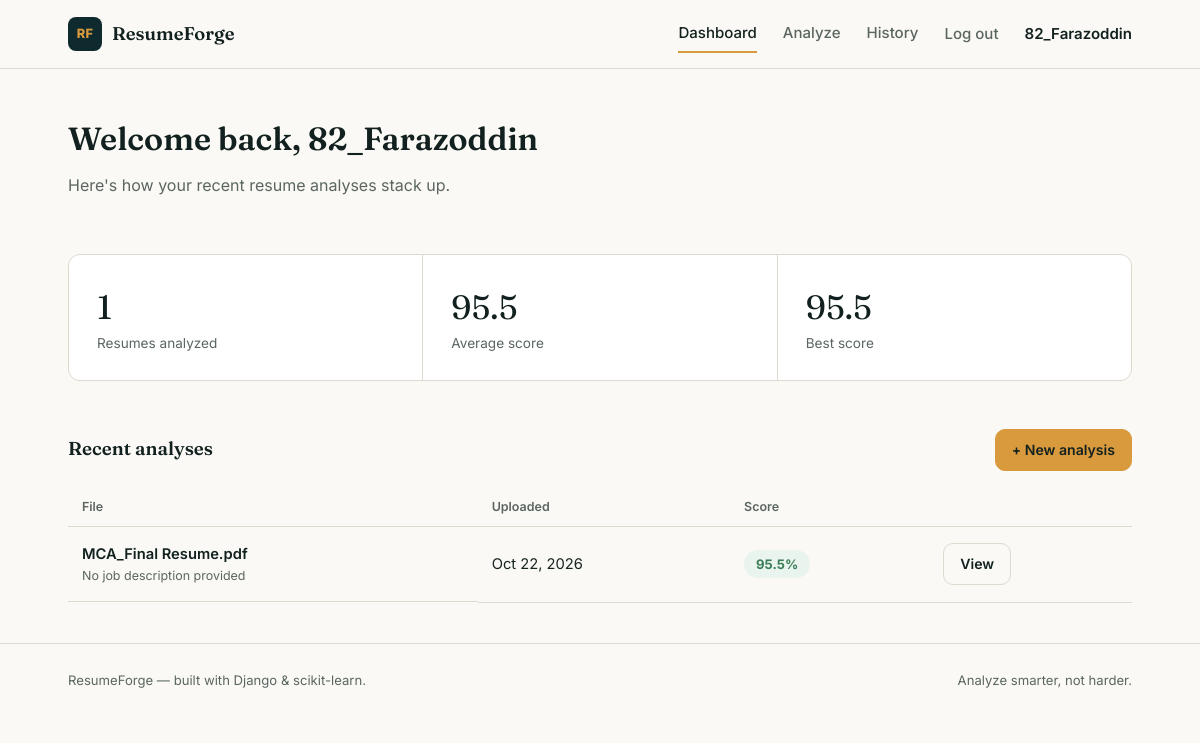
The page /dashboard/ (signed in) on the database its author committed.
### analyzer/models.py (models this page shows, shortened)
class Resume(models.Model):
    user = models.ForeignKey(User, on_delete=models.CASCADE, related_name='resumes')
    file = models.FileField(
        upload_to=resume_upload_path,
        validators=[FileExtensionValidator(allowed_extensions=['pdf', 'docx', 'txt'])],
    )
    original_filename = models.CharField(max_length=255, blank=True)
    job_description = models.TextField(blank=True)
    parsed_text = models.TextField(blank=True)
    overall_score = models.FloatField(default=0)
    keyword_score = models.FloatField(default=0)
    section_score = models.FloatField(default=0)
    contact_score = models.FloatField(default=0)
    readability_score = models.FloatField(default=0)
    sections = models.JSONField(default=dict, blank=True)
    skills_found = models.JSONField(default=list, blank=True)
    matched_skills = models.JSONField(default=list, blank=True)
    missing_skills = models.JSONField(default=list, blank=True)
    suggestions = models.JSONField(default=list, blank=True)
    word_count = models.IntegerField(default=0)
    uploaded_at = models.DateTimeField(auto_now_add=True)
    class Meta:
        ordering = ['-uploaded_at']

### core/views.py (the view)
# urls.py: path('dashboard/', views.dashboard, name='dashboard'),
@login_required
def dashboard(request):
    resumes = Resume.objects.filter(user=request.user).order_by('-uploaded_at')
    stats = {
        'total': resumes.count(),
        'avg_score': round(sum(r.overall_score for r in resumes) / resumes.count(), 1) if resumes else 0,
        'best_score': max((r.overall_score for r in resumes), default=0),
    }
    return render(request, 'core/dashboard.html', {'resumes': resumes[:8], 'stats': stats})

### core/templates/core/dashboard.html (shortened to what this page needs)
{% extends "base.html" %}
{% block content %}
<div class="wrap">
  <div class="page-head">
    <h1>Welcome back, {{ user.first_name|default:user.username }}</h1>
    <p>Here's how your recent resume analyses stack up.</p>
  </div>
  <div class="stat-row">
    <div class="stat"><div class="stat-num">{{ stats.total }}</div><div class="stat-lbl">Resumes analyzed</div></div>
    <div class="stat"><div class="stat-num">{{ stats.avg_score }}</div><div class="stat-lbl">Average score</div></div>
    <div class="stat"><div class="stat-num">{{ stats.best_score }}</div><div class="stat-lbl">Best score</div></div>
  </div>
  <div style="display:flex;justify-content:space-between;align-items:center;margin-bottom:16px;">
    <h3 style="margin:0;">Recent analyses</h3>
    <a href="{% url 'upload_resume' %}" class="btn btn-gold btn-small">+ New analysis</a>
  </div>
  {% if resumes %}
  <table class="list-table">
    <thead>
      <tr><th>File</th><th>Uploaded</th><th>Score</th><th></th></tr>
    </thead>
    <tbody>
      {% for r in resumes %}
      <tr>
        <td class="file-cell">
          <strong>{{ r.original_filename|default:r.file.name }}</strong>
          <span>{{ r.job_description|default:"No job description provided"|truncatechars:50 }}</span>
        </td>
        <td>{{ r.uploaded_at|date:"M j, Y" }}</td>
        <td>
          <span class="score-pill {% if r.overall_score >= 70 %}score-hi{% elif r.overall_score >= 45 %}score-mid{% else %}score-lo{% endif %}">
            {{ r.overall_score }}%
          </span>
        </td>
        <td><a href="{% url 'result' r.pk %}" class="btn btn-outline btn-small">View</a></td>
      </tr>
      {% endfor %}
    </tbody>
  </table>
  {% else %}
  <div class="empty-state">
    <h3>No analyses yet</h3>
    <p>Upload your first resume to get a detailed score breakdown.</p>
    <a href="{% url 'upload_resume' %}" class="btn btn-gold" style="margin-top:14px;">Analyze a resume</a>
  </div>
  {% endif %}
</div>
{% endblock %}

### core/templates/base.html (shortened to what this page needs)
{% load static %}
<!DOCTYPE html>
<html lang="en">
<head>
<link rel="stylesheet" href="{% static 'core/css/style.css' %}">
</head>
<body>
<header class="site-header">
  <div class="wrap header-inner">
    <a href="{% url 'landing' %}" class="brand">
      <span class="brand-mark">RF</span><span class="brand-name">ResumeForge</span>
    </a>
    <nav class="main-nav">
      {% if user.is_authenticated %}
        <a href="{% url 'dashboard' %}" {% if request.resolver_match.url_name == 'dashboard' %}class="active"{% endif %}>Dashboard</a>
        <a href="{% url 'upload_resume' %}" {% if request.resolver_match.url_name == 'upload_resume' %}class="active"{% endif %}>Analyze</a>
        <a href="{% url 'history' %}" {% if request.resolver_match.url_name == 'history' %}class="active"{% endif %}>History</a>
        <form action="{% url 'logout' %}" method="post" class="inline-form">
          <button type="submit" class="link-btn">Log out</button>
        </form>
        <span class="nav-user">{{ user.first_name|default:user.username }}</span>
      {% else %}
        <a href="{% url 'login' %}">Log in</a>
        <a href="{% url 'signup' %}" class="btn btn-small">Sign up free</a>
      {% endif %}
    </nav>
  </div>
</header>
<main>
{% block content %}{% endblock %}
</main>
<footer class="site-footer">
  <div class="wrap footer-inner">
    <span>ResumeForge — built with Django &amp; scikit-learn.</span>
    <span>Analyze smarter, not harder.</span>
  </div>
</footer>
</body>
</html>

### core/static/core/css/style.css (style rules this page uses)
:root { --ink:#12211f; --teal-deep:#0f2a2e; --teal-mid:#173c3c; --paper:#faf9f5; --paper-dim:#f1efe8; --line:#dedad0; --text:#182420; --text-muted:#5b6660; --gold:#d99a3d; --gold-deep:#b97c22; --good:#3a7d57; --warn:#c25b3a; --radius:10px; --serif:"Fraunces", Georgia, serif; --sans:"Inter", -apple-system, BlinkMacSystemFont, "Segoe UI", sans-serif; }
* { box-sizing:border-box; }
html { scroll-behavior:smooth; }
body { margin:0; font-family:var(--sans); color:var(--text); background:var(--paper); line-height:1.55; -webkit-font-smoothing:antialiased; }
a { color:inherit;text-decoration:none; }
.wrap { max-width:1120px;margin:0 auto;padding:0 28px; }
h1,h2,h3,h4 { font-family:var(--serif);font-weight:600;line-height:1.12;margin:0 0 .4em;color:var(--ink); }
p { color:var(--text-muted); }
.site-header { border-bottom:1px solid var(--line);background:var(--paper);position:sticky;top:0;z-index:40; }
.header-inner { display:flex;align-items:center;justify-content:space-between;height:68px; }
.brand { display:flex;align-items:center;gap:10px;font-family:var(--serif);font-weight:600;font-size:1.15rem;color:var(--ink); }
.brand-mark { display:inline-flex;align-items:center;justify-content:center; width:34px;height:34px;border-radius:8px;background:var(--teal-deep);color:var(--gold); font-family:var(--sans);font-weight:800;font-size:.8rem;letter-spacing:.02em; }
.main-nav { display:flex;align-items:center;gap:26px;font-size:.94rem;font-weight:500; }
.main-nav a { color:var(--text-muted);padding:6px 0;border-bottom:2px solid transparent; }
.main-nav a:hover,.main-nav a.active { color:var(--ink);border-bottom-color:var(--gold); }
.nav-user { color:var(--ink);font-weight:600; }
.link-btn { background:none;border:0;color:var(--text-muted);font:inherit;font-weight:500;cursor:pointer;padding:6px 0; }
.inline-form { display:inline; }
.btn { display:inline-flex;align-items:center;justify-content:center;gap:8px; background:var(--teal-deep);color:#fff;border:1px solid var(--teal-deep); padding:13px 24px;border-radius:var(--radius);font-weight:600;font-size:.96rem; cursor:pointer;transition:background .15s ease, transform .1s ease; }
.btn-gold { background:var(--gold);border-color:var(--gold);color:var(--ink); }
.btn-outline { background:transparent;color:var(--ink);border:1px solid var(--line); }
.btn-small { padding:9px 16px;font-size:.88rem; }
.page-head { padding:52px 0 8px; }
.page-head h1 { font-size:2rem; }
.stat-row { display:grid;grid-template-columns:repeat(3,1fr);gap:1px;background:var(--line);border:1px solid var(--line);border-radius:12px;overflow:hidden;margin:32px 0 48px; }
.stat { background:#fff;padding:26px 28px; }
.stat .stat-num { font-family:var(--serif);font-size:2.1rem;color:var(--ink); }
.stat .stat-lbl { font-size:.85rem;color:var(--text-muted); }
.list-table { width:100%;border-collapse:collapse; }
.list-table th { text-align:left;font-size:.78rem;text-transform:none;color:var(--text-muted);font-weight:600;padding:10px 14px;border-bottom:1px solid var(--line); }
.list-table td { padding:16px 14px;border-bottom:1px solid var(--line);font-size:.92rem;vertical-align:middle; }
.file-cell { display:flex;flex-direction:column; }
.file-cell strong { font-weight:600;color:var(--ink); }
.file-cell span { font-size:.78rem;color:var(--text-muted); }
.score-pill { display:inline-block;padding:4px 12px;border-radius:20px;font-size:.82rem;font-weight:700; }
.score-hi { background:#eaf4ee;color:var(--good); }
.site-footer { border-top:1px solid var(--line);padding:26px 0;margin-top:40px; }
.footer-inner { display:flex;justify-content:space-between;font-size:.82rem;color:var(--text-muted); }

### rows shown on the page
Resume: best_score "95.5", original_filename "MCA_Final Resume.pdf", job_description "No job description provided", uploaded_at "Oct 22, 2026", overall_score "95.5"

### other values the page prints
{{ user.first_name|default:user.username }} "82_Farazoddin"
{{ stats.total }} "1"
{{ stats.avg_score }} "95.5"
